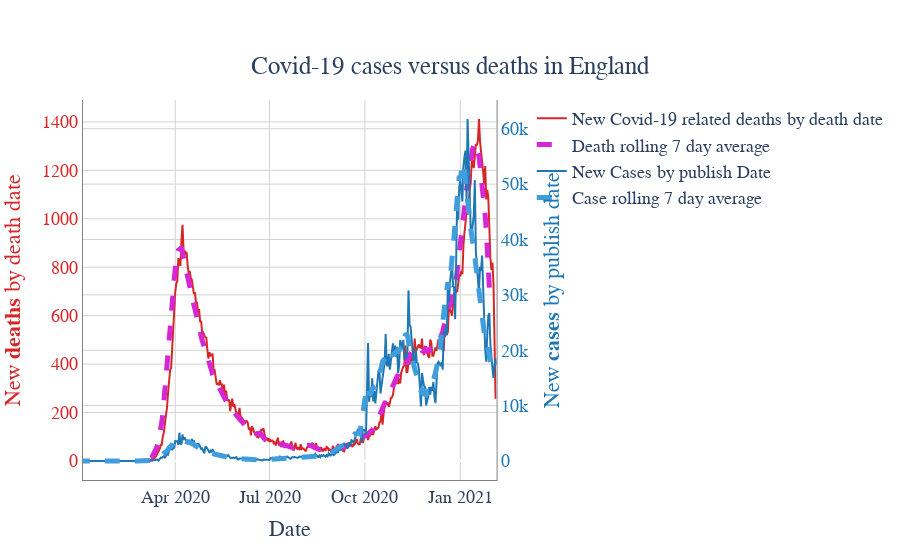

Source (notebook cell):
### Code cell
#Now with the cases versus deaths
from plotly.subplots import make_subplots

fig = make_subplots(specs=[[{"secondary_y": True}]])

fig.add_trace(go.Scatter(
    x=en['date'],
    y=en['newDeathsByDeathDate'],
    mode='lines',
    name='New Covid-19 related deaths by death date',
    line_color="#d62728"),
    secondary_y=False   
)

#add rolling average:
fig.add_trace(go.Scatter(
    x=en['date'],
    y=en['death_rolling_avg'],
    name= 'Death rolling 7 day average',
    line=dict(color='#d527d6', width=5,
                              dash='dash')

),
    secondary_y=False         )

fig.add_trace(go.Scatter(
    x=en['date'],
    y=en['newCasesByPublishDate'],
    mode='lines',
    name='New Cases by publish Date',
    line_color='#1f77b4'),
    secondary_y = 'Secondary'

)
#add rolling average:
fig.add_trace(go.Scatter(
    x=en['date'],
    y=en['case_rolling_avg'],
    name='Case rolling 7 day average',
    line=dict(color='#419ede', width=5,
                              dash='dash'
              
    
    )), 
    secondary_y='Secondary'

)


fig.update_layout(title={'text': 'Covid-19 cases versus deaths in England ','y':0.9,'x':0.5,'xanchor': 'center',
        'yanchor': 'top'},
                 xaxis_title='Date',
                yaxis_title='Occurences',
                font=dict(
        family="Helvetica",
        size=18,
        #color="blue"
                ),
        plot_bgcolor='rgb(255,255,255)',
                 )

fig.update_xaxes(showline=True, linewidth=1, linecolor='grey', gridcolor='lightgrey')
fig.update_yaxes(showline=True, linewidth=1, linecolor='grey', gridcolor='lightgrey')
fig.update_yaxes(
        title_text="New <b>deaths</b> by death date", 
        titlefont=dict(
            color="#d62728"
        ),
        tickfont=dict(
            color="#d62728"
        ),
        secondary_y=False)
fig.update_yaxes(
        title_text="New <b>cases</b> by publish date",
        titlefont=dict(
            color="#1f77b4"
        ),
        tickfont=dict(
            color="#1f77b4"
        ),
        
        secondary_y=True)

iplot(fig)

### Figure 1 — Plotly figure (JSON) as saved in the notebook; plotly's stock layout.template omitted (floating-point values rounded to 4 significant figures; data arrays with more than 128 entries replaced by an {"elided": "..."} marker saying what was removed)
{"data": [{"line": {"color": "#d62728"}, "mode": "lines", "name": "New Covid-19 related deaths by death date", "type": "scatter", "x": {"elided": "400 str values"}, "xaxis": "x", "y": {"elided": "400 int values"}, "yaxis": "y"}, {"line": {"color": "#d527d6", "dash": "dash", "width": 5}, "name": "Death rolling 7 day average", "type": "scatter", "x": {"elided": "400 str values"}, "xaxis": "x", "y": {"elided": "400 float values"}, "yaxis": "y"}, {"line": {"color": "#1f77b4"}, "mode": "lines", "name": "New Cases by publish Date", "type": "scatter", "x": {"elided": "400 str values"}, "xaxis": "x", "y": {"elided": "400 int values"}, "yaxis": "y2"}, {"line": {"color": "#419ede", "dash": "dash", "width": 5}, "name": "Case rolling 7 day average", "type": "scatter", "x": {"elided": "400 str values"}, "xaxis": "x", "y": {"elided": "400 float values"}, "yaxis": "y2"}], "layout": {"autosize": true, "font": {"family": "Helvetica", "size": 18}, "plot_bgcolor": "rgb(255,255,255)", "title": {"text": "Covid-19 cases versus deaths in England ", "x": 0.5, "xanchor": "center", "y": 0.9, "yanchor": "top"}, "xaxis": {"anchor": "y", "autorange": true, "domain": [0, 0.94], "gridcolor": "lightgrey", "linecolor": "grey", "linewidth": 1, "range": ["2020-01-03", "2021-02-05"], "showline": true, "title": {"text": "Date"}, "type": "date"}, "yaxis": {"anchor": "x", "autorange": true, "domain": [0, 1], "gridcolor": "lightgrey", "linecolor": "grey", "linewidth": 1, "range": [-78.44, 1490.0], "showline": true, "tickfont": {"color": "#d62728"}, "title": {"font": {"color": "#d62728"}, "text": "New <b>deaths</b> by death date"}, "type": "linear"}, "yaxis2": {"anchor": "x", "autorange": true, "gridcolor": "lightgrey", "linecolor": "grey", "linewidth": 1, "overlaying": "y", "range": [-3431.0, 65190.0], "showline": true, "side": "right", "tickfont": {"color": "#1f77b4"}, "title": {"font": {"color": "#1f77b4"}, "text": "New <b>cases</b> by publish date"}, "type": "linear"}}}
